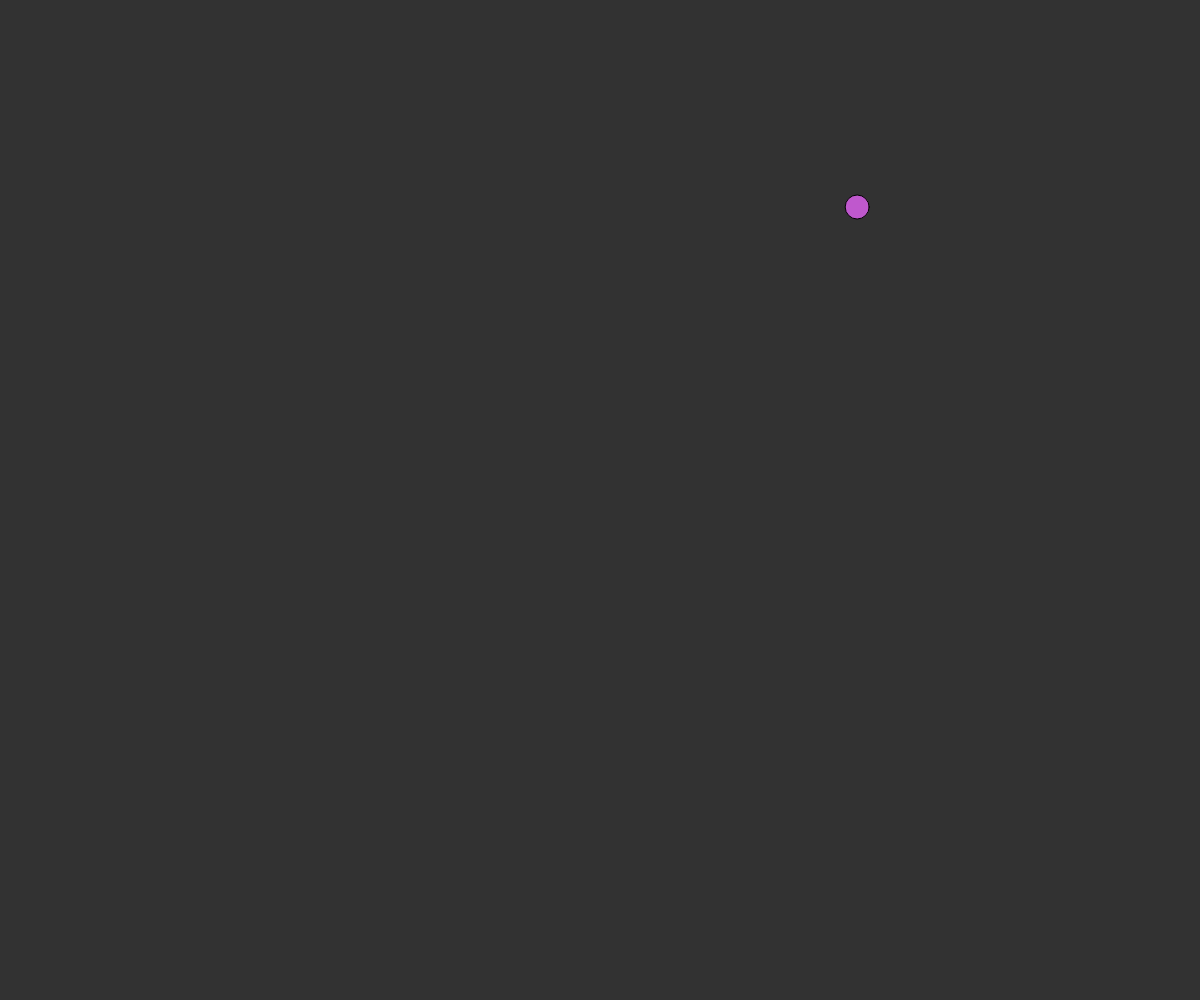
Frame 1 (no input)
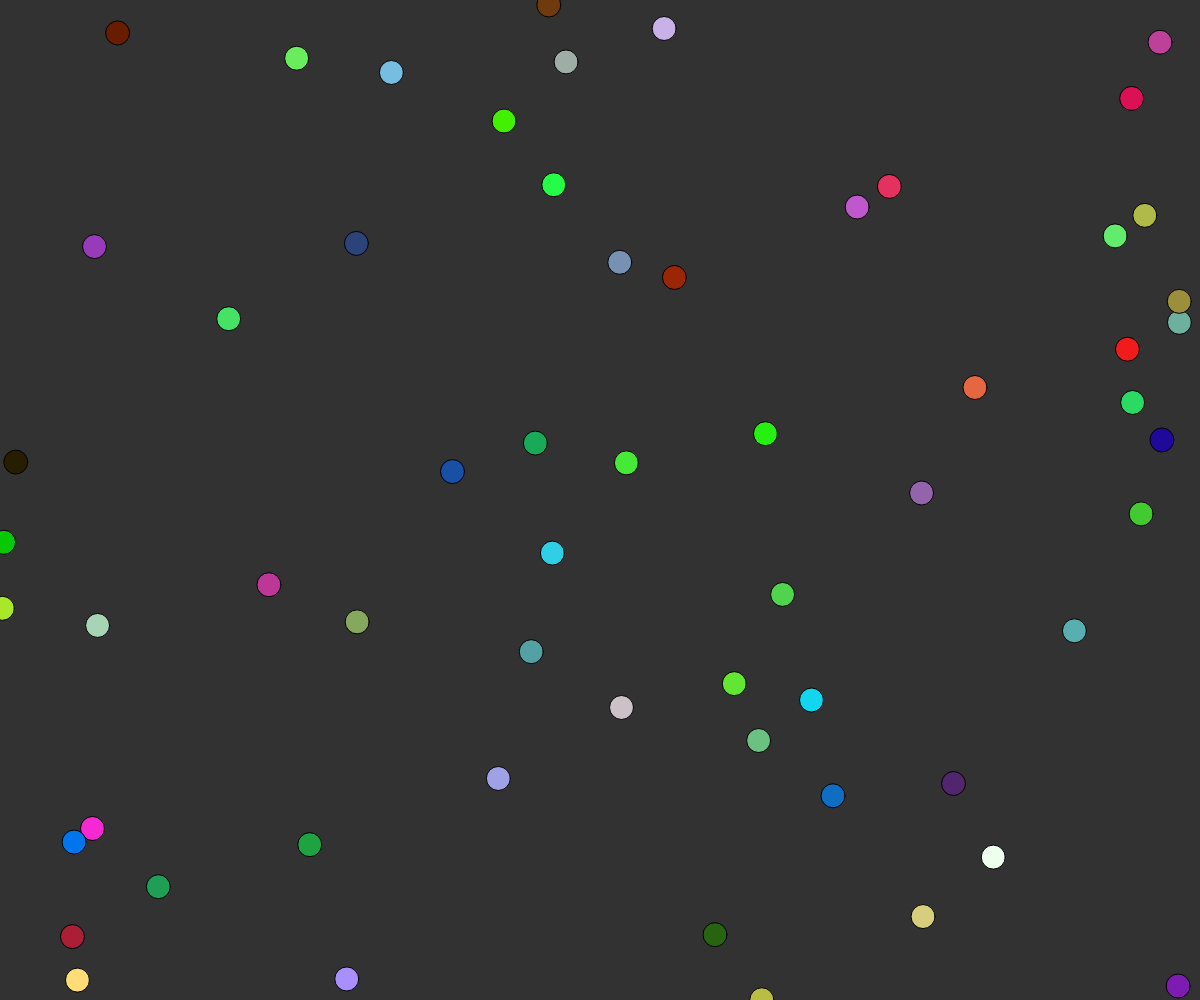
Frame 60 (no input)
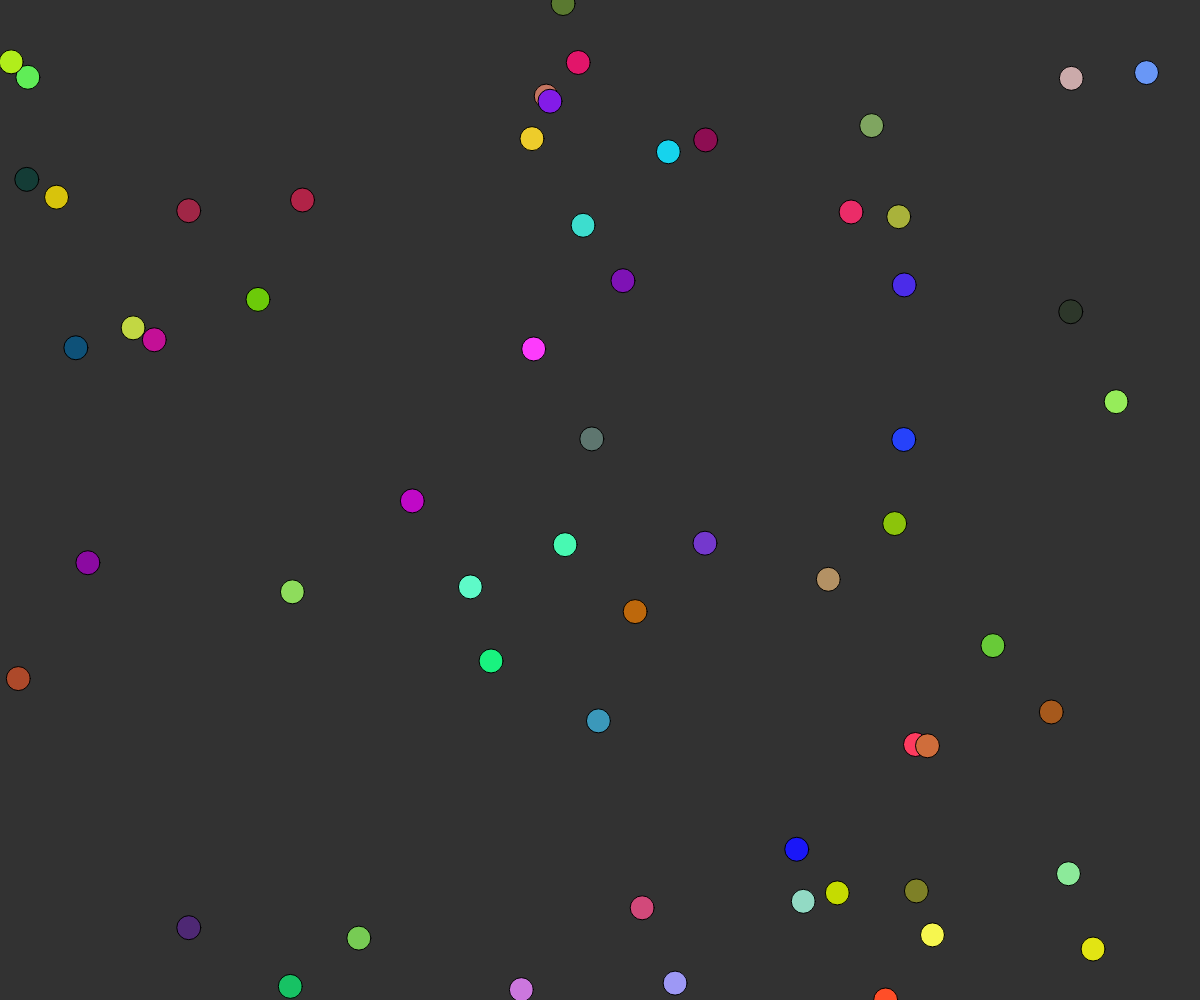
Frame 120 (the mouse pressed at the canvas centre since frame 60)

The p5.js sketch that drew these frames (run headless with seeded random() and noise() and a simulated clock; from frame 60 on, the mouse is pressed at the canvas centre):

// p5.js sketch
// ── sketch.js
var cir_x, cir_y, r,g,b;
function setup() {
	createCanvas(windowWidth, windowHeight);
	background(50);
}

function draw() {
	cir_x = random(windowWidth);
	cir_y = random(windowHeight);
	r = random(255);
	g = random(255);
	b = random(255);

	fill(r,g,b);
	ellipse(cir_x, cir_y, 24, 24);
}

function mousePressed() {
	background(50);
}
// ── indian_flag.js
function setup() {
	createCanvas(windowWidth, windowHeight);

	stroke(0);
	fill(255,90,10);
	rect(500,200,300,60);
	fill(255,255,255);
	rect(500,260,300,60);
	fill(0,255,0);
	rect(500,320,300,60);
	line(500,200,500,600);
	fill(0,0,255);
	var cir_x = 650, cir_y = 290, rad=59;
	for (let index = 0; index < 1; index++) {
		ellipse(cir_x, cir_y, rad-index, rad-index);
		
	}
	stroke(0);
	for(var i=0; i<windowWidth; i++){
		for(var j=0; j<windowHeight; j++){
			if( Math.sqrt( Math.pow(cir_x-i, 2) + Math.pow(cir_y-j, 2) ) == Math.floor(rad/2)+1 ){
				line(cir_x, cir_y, i, j);
			}
		}
	}
}

function draw() {

}
